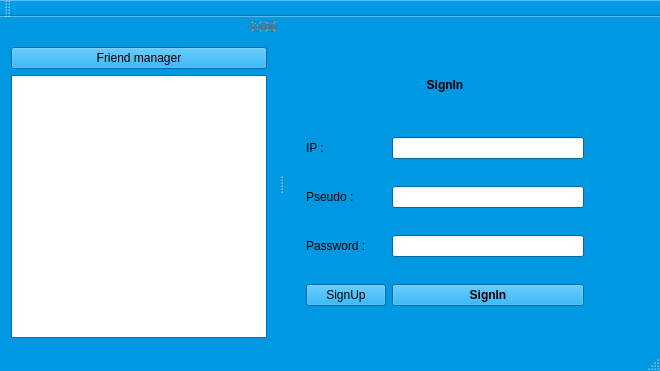
<?xml version="1.0" encoding="UTF-8"?>
<ui version="4.0">
 <class>BabelWindow</class>
 <widget class="QMainWindow" name="BabelWindow">
  <property name="geometry">
   <rect>
    <x>0</x>
    <y>0</y>
    <width>660</width>
    <height>371</height>
   </rect>
  </property>
  <property name="palette">
   <palette>
    <active>
     <colorrole role="WindowText">
      <brush brushstyle="SolidPattern">
       <color alpha="255">
        <red>0</red>
        <green>0</green>
        <blue>0</blue>
       </color>
      </brush>
     </colorrole>
     <colorrole role="Button">
      <brush brushstyle="SolidPattern">
       <color alpha="255">
        <red>0</red>
        <green>151</green>
        <blue>227</blue>
       </color>
      </brush>
     </colorrole>
     <colorrole role="Light">
      <brush brushstyle="SolidPattern">
       <color alpha="255">
        <red>85</red>
        <green>199</green>
        <blue>255</blue>
       </color>
      </brush>
     </colorrole>
     <colorrole role="Midlight">
      <brush brushstyle="SolidPattern">
       <color alpha="255">
        <red>42</red>
        <green>175</green>
        <blue>241</blue>
       </color>
      </brush>
     </colorrole>
     <colorrole role="Dark">
      <brush brushstyle="SolidPattern">
       <color alpha="255">
        <red>0</red>
        <green>75</green>
        <blue>113</blue>
       </color>
      </brush>
     </colorrole>
     <colorrole role="Mid">
      <brush brushstyle="SolidPattern">
       <color alpha="255">
        <red>0</red>
        <green>101</green>
        <blue>151</blue>
       </color>
      </brush>
     </colorrole>
     <colorrole role="Text">
      <brush brushstyle="SolidPattern">
       <color alpha="255">
        <red>0</red>
        <green>0</green>
        <blue>0</blue>
       </color>
      </brush>
     </colorrole>
     <colorrole role="BrightText">
      <brush brushstyle="SolidPattern">
       <color alpha="255">
        <red>255</red>
        <green>255</green>
        <blue>255</blue>
       </color>
      </brush>
     </colorrole>
     <colorrole role="ButtonText">
      <brush brushstyle="SolidPattern">
       <color alpha="255">
        <red>0</red>
        <green>0</green>
        <blue>0</blue>
       </color>
      </brush>
     </colorrole>
     <colorrole role="Base">
      <brush brushstyle="SolidPattern">
       <color alpha="255">
        <red>255</red>
        <green>255</green>
        <blue>255</blue>
       </color>
      </brush>
     </colorrole>
     <colorrole role="Window">
      <brush brushstyle="SolidPattern">
       <color alpha="255">
        <red>0</red>
        <green>151</green>
        <blue>227</blue>
       </color>
      </brush>
     </colorrole>
     <colorrole role="Shadow">
      <brush brushstyle="SolidPattern">
       <color alpha="255">
        <red>0</red>
        <green>0</green>
        <blue>0</blue>
       </color>
      </brush>
     </colorrole>
     <colorrole role="AlternateBase">
      <brush brushstyle="SolidPattern">
       <color alpha="255">
        <red>127</red>
        <green>203</green>
        <blue>241</blue>
       </color>
      </brush>
     </colorrole>
     <colorrole role="ToolTipBase">
      <brush brushstyle="SolidPattern">
       <color alpha="255">
        <red>255</red>
        <green>255</green>
        <blue>220</blue>
       </color>
      </brush>
     </colorrole>
     <colorrole role="ToolTipText">
      <brush brushstyle="SolidPattern">
       <color alpha="255">
        <red>0</red>
        <green>0</green>
        <blue>0</blue>
       </color>
      </brush>
     </colorrole>
    </active>
    <inactive>
     <colorrole role="WindowText">
      <brush brushstyle="SolidPattern">
       <color alpha="255">
        <red>0</red>
        <green>0</green>
        <blue>0</blue>
       </color>
      </brush>
     </colorrole>
     <colorrole role="Button">
      <brush brushstyle="SolidPattern">
       <color alpha="255">
        <red>0</red>
        <green>151</green>
        <blue>227</blue>
       </color>
      </brush>
     </colorrole>
     <colorrole role="Light">
      <brush brushstyle="SolidPattern">
       <color alpha="255">
        <red>85</red>
        <green>199</green>
        <blue>255</blue>
       </color>
      </brush>
     </colorrole>
     <colorrole role="Midlight">
      <brush brushstyle="SolidPattern">
       <color alpha="255">
        <red>42</red>
        <green>175</green>
        <blue>241</blue>
       </color>
      </brush>
     </colorrole>
     <colorrole role="Dark">
      <brush brushstyle="SolidPattern">
       <color alpha="255">
        <red>0</red>
        <green>75</green>
        <blue>113</blue>
       </color>
      </brush>
     </colorrole>
     <colorrole role="Mid">
      <brush brushstyle="SolidPattern">
       <color alpha="255">
        <red>0</red>
        <green>101</green>
        <blue>151</blue>
       </color>
      </brush>
     </colorrole>
     <colorrole role="Text">
      <brush brushstyle="SolidPattern">
       <color alpha="255">
        <red>0</red>
        <green>0</green>
        <blue>0</blue>
       </color>
      </brush>
     </colorrole>
     <colorrole role="BrightText">
      <brush brushstyle="SolidPattern">
       <color alpha="255">
        <red>255</red>
        <green>255</green>
        <blue>255</blue>
       </color>
      </brush>
     </colorrole>
     <colorrole role="ButtonText">
      <brush brushstyle="SolidPattern">
       <color alpha="255">
        <red>0</red>
        <green>0</green>
        <blue>0</blue>
       </color>
      </brush>
     </colorrole>
     <colorrole role="Base">
      <brush brushstyle="SolidPattern">
       <color alpha="255">
        <red>255</red>
        <green>255</green>
        <blue>255</blue>
       </color>
      </brush>
     </colorrole>
     <colorrole role="Window">
      <brush brushstyle="SolidPattern">
       <color alpha="255">
        <red>0</red>
        <green>151</green>
        <blue>227</blue>
       </color>
      </brush>
     </colorrole>
     <colorrole role="Shadow">
      <brush brushstyle="SolidPattern">
       <color alpha="255">
        <red>0</red>
        <green>0</green>
        <blue>0</blue>
       </color>
      </brush>
     </colorrole>
     <colorrole role="AlternateBase">
      <brush brushstyle="SolidPattern">
       <color alpha="255">
        <red>127</red>
        <green>203</green>
        <blue>241</blue>
       </color>
      </brush>
     </colorrole>
     <colorrole role="ToolTipBase">
      <brush brushstyle="SolidPattern">
       <color alpha="255">
        <red>255</red>
        <green>255</green>
        <blue>220</blue>
       </color>
      </brush>
     </colorrole>
     <colorrole role="ToolTipText">
      <brush brushstyle="SolidPattern">
       <color alpha="255">
        <red>0</red>
        <green>0</green>
        <blue>0</blue>
       </color>
      </brush>
     </colorrole>
    </inactive>
    <disabled>
     <colorrole role="WindowText">
      <brush brushstyle="SolidPattern">
       <color alpha="255">
        <red>0</red>
        <green>75</green>
        <blue>113</blue>
       </color>
      </brush>
     </colorrole>
     <colorrole role="Button">
      <brush brushstyle="SolidPattern">
       <color alpha="255">
        <red>0</red>
        <green>151</green>
        <blue>227</blue>
       </color>
      </brush>
     </colorrole>
     <colorrole role="Light">
      <brush brushstyle="SolidPattern">
       <color alpha="255">
        <red>85</red>
        <green>199</green>
        <blue>255</blue>
       </color>
      </brush>
     </colorrole>
     <colorrole role="Midlight">
      <brush brushstyle="SolidPattern">
       <color alpha="255">
        <red>42</red>
        <green>175</green>
        <blue>241</blue>
       </color>
      </brush>
     </colorrole>
     <colorrole role="Dark">
      <brush brushstyle="SolidPattern">
       <color alpha="255">
        <red>0</red>
        <green>75</green>
        <blue>113</blue>
       </color>
      </brush>
     </colorrole>
     <colorrole role="Mid">
      <brush brushstyle="SolidPattern">
       <color alpha="255">
        <red>0</red>
        <green>101</green>
        <blue>151</blue>
       </color>
      </brush>
     </colorrole>
     <colorrole role="Text">
      <brush brushstyle="SolidPattern">
       <color alpha="255">
        <red>0</red>
        <green>75</green>
        <blue>113</blue>
       </color>
      </brush>
     </colorrole>
     <colorrole role="BrightText">
      <brush brushstyle="SolidPattern">
       <color alpha="255">
        <red>255</red>
        <green>255</green>
        <blue>255</blue>
       </color>
      </brush>
     </colorrole>
     <colorrole role="ButtonText">
      <brush brushstyle="SolidPattern">
       <color alpha="255">
        <red>0</red>
        <green>75</green>
        <blue>113</blue>
       </color>
      </brush>
     </colorrole>
     <colorrole role="Base">
      <brush brushstyle="SolidPattern">
       <color alpha="255">
        <red>0</red>
        <green>151</green>
        <blue>227</blue>
       </color>
      </brush>
     </colorrole>
     <colorrole role="Window">
      <brush brushstyle="SolidPattern">
       <color alpha="255">
        <red>0</red>
        <green>151</green>
        <blue>227</blue>
       </color>
      </brush>
     </colorrole>
     <colorrole role="Shadow">
      <brush brushstyle="SolidPattern">
       <color alpha="255">
        <red>0</red>
        <green>0</green>
        <blue>0</blue>
       </color>
      </brush>
     </colorrole>
     <colorrole role="AlternateBase">
      <brush brushstyle="SolidPattern">
       <color alpha="255">
        <red>0</red>
        <green>151</green>
        <blue>227</blue>
       </color>
      </brush>
     </colorrole>
     <colorrole role="ToolTipBase">
      <brush brushstyle="SolidPattern">
       <color alpha="255">
        <red>255</red>
        <green>255</green>
        <blue>220</blue>
       </color>
      </brush>
     </colorrole>
     <colorrole role="ToolTipText">
      <brush brushstyle="SolidPattern">
       <color alpha="255">
        <red>0</red>
        <green>0</green>
        <blue>0</blue>
       </color>
      </brush>
     </colorrole>
    </disabled>
   </palette>
  </property>
  <property name="windowTitle">
   <string>MainWindow</string>
  </property>
  <property name="animated">
   <bool>true</bool>
  </property>
  <widget class="QWidget" name="centralWidget">
   <layout class="QVBoxLayout" name="verticalLayout_7">
    <item>
     <widget class="QStackedWidget" name="stackedWidget">
      <property name="maximumSize">
       <size>
        <width>300</width>
        <height>400</height>
       </size>
      </property>
      <property name="currentIndex">
       <number>0</number>
      </property>
      <widget class="QWidget" name="page">
       <layout class="QGridLayout" name="gridLayout">
        <item row="6" column="0">
         <widget class="QPushButton" name="pushButton_registration">
          <property name="text">
           <string>SignUp</string>
          </property>
         </widget>
        </item>
        <item row="2" column="0">
         <widget class="QLabel" name="label_ip_2">
          <property name="text">
           <string>IP :</string>
          </property>
         </widget>
        </item>
        <item row="4" column="0">
         <widget class="QLabel" name="label_password">
          <property name="text">
           <string>Password :</string>
          </property>
         </widget>
        </item>
        <item row="2" column="1">
         <widget class="QLineEdit" name="lineEdit_ip"/>
        </item>
        <item row="3" column="0">
         <widget class="QLabel" name="label_pseudo">
          <property name="text">
           <string>Pseudo :</string>
          </property>
         </widget>
        </item>
        <item row="3" column="1">
         <widget class="QLineEdit" name="lineEdit_pseudo"/>
        </item>
        <item row="4" column="1">
         <widget class="QLineEdit" name="lineEdit_password"/>
        </item>
        <item row="6" column="1">
         <widget class="QPushButton" name="pushButton_seconnecter">
          <property name="font">
           <font>
            <weight>75</weight>
            <bold>true</bold>
           </font>
          </property>
          <property name="text">
           <string>SignIn</string>
          </property>
         </widget>
        </item>
        <item row="1" column="0" colspan="2">
         <widget class="QLabel" name="label_4">
          <property name="maximumSize">
           <size>
            <width>16777215</width>
            <height>50</height>
           </size>
          </property>
          <property name="font">
           <font>
            <weight>75</weight>
            <bold>true</bold>
           </font>
          </property>
          <property name="text">
           <string>SignIn</string>
          </property>
          <property name="alignment">
           <set>Qt::AlignCenter</set>
          </property>
         </widget>
        </item>
       </layout>
      </widget>
      <widget class="QWidget" name="page_2">
       <layout class="QVBoxLayout" name="verticalLayout_6">
        <item>
         <widget class="QWidget" name="widget_2" native="true">
          <property name="maximumSize">
           <size>
            <width>700</width>
            <height>320</height>
           </size>
          </property>
          <widget class="QTextEdit" name="textEdit_seeMessage">
           <property name="geometry">
            <rect>
             <x>10</x>
             <y>50</y>
             <width>151</width>
             <height>121</height>
            </rect>
           </property>
           <property name="maximumSize">
            <size>
             <width>500</width>
             <height>222</height>
            </size>
           </property>
          </widget>
          <widget class="QLabel" name="label_seePseudo">
           <property name="geometry">
            <rect>
             <x>10</x>
             <y>10</y>
             <width>91</width>
             <height>21</height>
            </rect>
           </property>
           <property name="maximumSize">
            <size>
             <width>100</width>
             <height>100</height>
            </size>
           </property>
           <property name="text">
            <string/>
           </property>
          </widget>
          <widget class="QPushButton" name="pushButton_call">
           <property name="enabled">
            <bool>true</bool>
           </property>
           <property name="geometry">
            <rect>
             <x>110</x>
             <y>10</y>
             <width>75</width>
             <height>23</height>
            </rect>
           </property>
           <property name="maximumSize">
            <size>
             <width>100</width>
             <height>100</height>
            </size>
           </property>
           <property name="text">
            <string>Call</string>
           </property>
          </widget>
          <widget class="QPushButton" name="pushButton_HangUp">
           <property name="geometry">
            <rect>
             <x>190</x>
             <y>10</y>
             <width>75</width>
             <height>23</height>
            </rect>
           </property>
           <property name="maximumSize">
            <size>
             <width>100</width>
             <height>100</height>
            </size>
           </property>
           <property name="text">
            <string>Hang up</string>
           </property>
          </widget>
          <widget class="QTextEdit" name="textEdit_message">
           <property name="enabled">
            <bool>true</bool>
           </property>
           <property name="geometry">
            <rect>
             <x>10</x>
             <y>180</y>
             <width>151</width>
             <height>61</height>
            </rect>
           </property>
           <property name="maximumSize">
            <size>
             <width>500</width>
             <height>16777215</height>
            </size>
           </property>
           <property name="cursor" stdset="0">
            <cursorShape>IBeamCursor</cursorShape>
           </property>
           <property name="acceptDrops">
            <bool>true</bool>
           </property>
          </widget>
          <widget class="QPushButton" name="pushButton_send">
           <property name="geometry">
            <rect>
             <x>180</x>
             <y>200</y>
             <width>71</width>
             <height>23</height>
            </rect>
           </property>
           <property name="maximumSize">
            <size>
             <width>500</width>
             <height>16777215</height>
            </size>
           </property>
           <property name="palette">
            <palette>
             <active>
              <colorrole role="WindowText">
               <brush brushstyle="SolidPattern">
                <color alpha="255">
                 <red>0</red>
                 <green>0</green>
                 <blue>0</blue>
                </color>
               </brush>
              </colorrole>
              <colorrole role="Button">
               <brush brushstyle="SolidPattern">
                <color alpha="255">
                 <red>0</red>
                 <green>0</green>
                 <blue>0</blue>
                </color>
               </brush>
              </colorrole>
              <colorrole role="Light">
               <brush brushstyle="SolidPattern">
                <color alpha="255">
                 <red>0</red>
                 <green>0</green>
                 <blue>0</blue>
                </color>
               </brush>
              </colorrole>
              <colorrole role="Midlight">
               <brush brushstyle="SolidPattern">
                <color alpha="255">
                 <red>0</red>
                 <green>0</green>
                 <blue>0</blue>
                </color>
               </brush>
              </colorrole>
              <colorrole role="Dark">
               <brush brushstyle="SolidPattern">
                <color alpha="255">
                 <red>0</red>
                 <green>0</green>
                 <blue>0</blue>
                </color>
               </brush>
              </colorrole>
              <colorrole role="Mid">
               <brush brushstyle="SolidPattern">
                <color alpha="255">
                 <red>0</red>
                 <green>0</green>
                 <blue>0</blue>
                </color>
               </brush>
              </colorrole>
              <colorrole role="Text">
               <brush brushstyle="SolidPattern">
                <color alpha="255">
                 <red>0</red>
                 <green>0</green>
                 <blue>0</blue>
                </color>
               </brush>
              </colorrole>
              <colorrole role="BrightText">
               <brush brushstyle="SolidPattern">
                <color alpha="255">
                 <red>0</red>
                 <green>0</green>
                 <blue>0</blue>
                </color>
               </brush>
              </colorrole>
              <colorrole role="ButtonText">
               <brush brushstyle="SolidPattern">
                <color alpha="255">
                 <red>0</red>
                 <green>0</green>
                 <blue>0</blue>
                </color>
               </brush>
              </colorrole>
              <colorrole role="Base">
               <brush brushstyle="SolidPattern">
                <color alpha="255">
                 <red>0</red>
                 <green>0</green>
                 <blue>0</blue>
                </color>
               </brush>
              </colorrole>
              <colorrole role="Window">
               <brush brushstyle="SolidPattern">
                <color alpha="255">
                 <red>0</red>
                 <green>0</green>
                 <blue>0</blue>
                </color>
               </brush>
              </colorrole>
              <colorrole role="Shadow">
               <brush brushstyle="SolidPattern">
                <color alpha="255">
                 <red>0</red>
                 <green>0</green>
                 <blue>0</blue>
                </color>
               </brush>
              </colorrole>
              <colorrole role="Highlight">
               <brush brushstyle="SolidPattern">
                <color alpha="255">
                 <red>0</red>
                 <green>0</green>
                 <blue>0</blue>
                </color>
               </brush>
              </colorrole>
              <colorrole role="HighlightedText">
               <brush brushstyle="SolidPattern">
                <color alpha="255">
                 <red>0</red>
                 <green>0</green>
                 <blue>0</blue>
                </color>
               </brush>
              </colorrole>
              <colorrole role="Link">
               <brush brushstyle="SolidPattern">
                <color alpha="255">
                 <red>0</red>
                 <green>0</green>
                 <blue>0</blue>
                </color>
               </brush>
              </colorrole>
              <colorrole role="LinkVisited">
               <brush brushstyle="SolidPattern">
                <color alpha="255">
                 <red>0</red>
                 <green>0</green>
                 <blue>0</blue>
                </color>
               </brush>
              </colorrole>
              <colorrole role="AlternateBase">
               <brush brushstyle="SolidPattern">
                <color alpha="255">
                 <red>0</red>
                 <green>0</green>
                 <blue>0</blue>
                </color>
               </brush>
              </colorrole>
              <colorrole role="ToolTipBase">
               <brush brushstyle="SolidPattern">
                <color alpha="255">
                 <red>0</red>
                 <green>0</green>
                 <blue>0</blue>
                </color>
               </brush>
              </colorrole>
              <colorrole role="ToolTipText">
               <brush brushstyle="SolidPattern">
                <color alpha="255">
                 <red>0</red>
                 <green>0</green>
                 <blue>0</blue>
                </color>
               </brush>
              </colorrole>
             </active>
             <inactive>
              <colorrole role="WindowText">
               <brush brushstyle="SolidPattern">
                <color alpha="255">
                 <red>0</red>
                 <green>0</green>
                 <blue>0</blue>
                </color>
               </brush>
              </colorrole>
              <colorrole role="Button">
               <brush brushstyle="SolidPattern">
                <color alpha="255">
                 <red>0</red>
                 <green>0</green>
                 <blue>0</blue>
                </color>
               </brush>
              </colorrole>
              <colorrole role="Light">
               <brush brushstyle="SolidPattern">
                <color alpha="255">
                 <red>0</red>
                 <green>0</green>
                 <blue>0</blue>
                </color>
               </brush>
              </colorrole>
              <colorrole role="Midlight">
               <brush brushstyle="SolidPattern">
                <color alpha="255">
                 <red>0</red>
                 <green>0</green>
                 <blue>0</blue>
                </color>
               </brush>
              </colorrole>
              <colorrole role="Dark">
               <brush brushstyle="SolidPattern">
                <color alpha="255">
                 <red>0</red>
                 <green>0</green>
                 <blue>0</blue>
                </color>
               </brush>
              </colorrole>
              <colorrole role="Mid">
               <brush brushstyle="SolidPattern">
                <color alpha="255">
                 <red>0</red>
                 <green>0</green>
                 <blue>0</blue>
                </color>
               </brush>
              </colorrole>
              <colorrole role="Text">
               <brush brushstyle="SolidPattern">
                <color alpha="255">
                 <red>255</red>
                 <green>255</green>
                 <blue>255</blue>
                </color>
               </brush>
              </colorrole>
              <colorrole role="BrightText">
               <brush brushstyle="SolidPattern">
                <color alpha="255">
                 <red>255</red>
                 <green>255</green>
                 <blue>255</blue>
                </color>
               </brush>
              </colorrole>
              <colorrole role="ButtonText">
               <brush brushstyle="SolidPattern">
                <color alpha="255">
                 <red>255</red>
                 <green>255</green>
                 <blue>255</blue>
                </color>
               </brush>
              </colorrole>
              <colorrole role="Base">
               <brush brushstyle="SolidPattern">
                <color alpha="255">
                 <red>0</red>
                 <green>0</green>
                 <blue>0</blue>
                </color>
               </brush>
              </colorrole>
              <colorrole role="Window">
               <brush brushstyle="SolidPattern">
                <color alpha="255">
                 <red>0</red>
                 <green>0</green>
                 <blue>0</blue>
                </color>
               </brush>
              </colorrole>
              <colorrole role="Shadow">
               <brush brushstyle="SolidPattern">
                <color alpha="255">
                 <red>0</red>
                 <green>0</green>
                 <blue>0</blue>
                </color>
               </brush>
              </colorrole>
              <colorrole role="Highlight">
               <brush brushstyle="SolidPattern">
                <color alpha="255">
                 <red>0</red>
                 <green>0</green>
                 <blue>0</blue>
                </color>
               </brush>
              </colorrole>
              <colorrole role="HighlightedText">
               <brush brushstyle="SolidPattern">
                <color alpha="255">
                 <red>0</red>
                 <green>0</green>
                 <blue>0</blue>
                </color>
               </brush>
              </colorrole>
              <colorrole role="Link">
               <brush brushstyle="SolidPattern">
                <color alpha="255">
                 <red>0</red>
                 <green>0</green>
                 <blue>0</blue>
                </color>
               </brush>
              </colorrole>
              <colorrole role="LinkVisited">
               <brush brushstyle="SolidPattern">
                <color alpha="255">
                 <red>0</red>
                 <green>0</green>
                 <blue>0</blue>
                </color>
               </brush>
              </colorrole>
              <colorrole role="AlternateBase">
               <brush brushstyle="SolidPattern">
                <color alpha="255">
                 <red>0</red>
                 <green>0</green>
                 <blue>0</blue>
                </color>
               </brush>
              </colorrole>
              <colorrole role="ToolTipBase">
               <brush brushstyle="SolidPattern">
                <color alpha="255">
                 <red>0</red>
                 <green>0</green>
                 <blue>0</blue>
                </color>
               </brush>
              </colorrole>
              <colorrole role="ToolTipText">
               <brush brushstyle="SolidPattern">
                <color alpha="255">
                 <red>0</red>
                 <green>0</green>
                 <blue>0</blue>
                </color>
               </brush>
              </colorrole>
             </inactive>
             <disabled>
              <colorrole role="WindowText">
               <brush brushstyle="SolidPattern">
                <color alpha="255">
                 <red>0</red>
                 <green>0</green>
                 <blue>0</blue>
                </color>
               </brush>
              </colorrole>
              <colorrole role="Button">
               <brush brushstyle="SolidPattern">
                <color alpha="255">
                 <red>0</red>
                 <green>0</green>
                 <blue>0</blue>
                </color>
               </brush>
              </colorrole>
              <colorrole role="Light">
               <brush brushstyle="SolidPattern">
                <color alpha="255">
                 <red>0</red>
                 <green>0</green>
                 <blue>0</blue>
                </color>
               </brush>
              </colorrole>
              <colorrole role="Midlight">
               <brush brushstyle="SolidPattern">
                <color alpha="255">
                 <red>0</red>
                 <green>0</green>
                 <blue>0</blue>
                </color>
               </brush>
              </colorrole>
              <colorrole role="Dark">
               <brush brushstyle="SolidPattern">
                <color alpha="255">
                 <red>0</red>
                 <green>0</green>
                 <blue>0</blue>
                </color>
               </brush>
              </colorrole>
              <colorrole role="Mid">
               <brush brushstyle="SolidPattern">
                <color alpha="255">
                 <red>0</red>
                 <green>0</green>
                 <blue>0</blue>
                </color>
               </brush>
              </colorrole>
              <colorrole role="Text">
               <brush brushstyle="SolidPattern">
                <color alpha="255">
                 <red>0</red>
                 <green>0</green>
                 <blue>0</blue>
                </color>
               </brush>
              </colorrole>
              <colorrole role="BrightText">
               <brush brushstyle="SolidPattern">
                <color alpha="255">
                 <red>255</red>
                 <green>255</green>
                 <blue>255</blue>
                </color>
               </brush>
              </colorrole>
              <colorrole role="ButtonText">
               <brush brushstyle="SolidPattern">
                <color alpha="255">
                 <red>0</red>
                 <green>0</green>
                 <blue>0</blue>
                </color>
               </brush>
              </colorrole>
              <colorrole role="Base">
               <brush brushstyle="SolidPattern">
                <color alpha="255">
                 <red>0</red>
                 <green>0</green>
                 <blue>0</blue>
                </color>
               </brush>
              </colorrole>
              <colorrole role="Window">
               <brush brushstyle="SolidPattern">
                <color alpha="255">
                 <red>0</red>
                 <green>0</green>
                 <blue>0</blue>
                </color>
               </brush>
              </colorrole>
              <colorrole role="Shadow">
               <brush brushstyle="SolidPattern">
                <color alpha="255">
                 <red>0</red>
                 <green>0</green>
                 <blue>0</blue>
                </color>
               </brush>
              </colorrole>
              <colorrole role="Highlight">
               <brush brushstyle="SolidPattern">
                <color alpha="255">
                 <red>51</red>
                 <green>153</green>
                 <blue>255</blue>
                </color>
               </brush>
              </colorrole>
              <colorrole role="HighlightedText">
               <brush brushstyle="SolidPattern">
                <color alpha="255">
                 <red>0</red>
                 <green>0</green>
                 <blue>0</blue>
                </color>
               </brush>
              </colorrole>
              <colorrole role="Link">
               <brush brushstyle="SolidPattern">
                <color alpha="255">
                 <red>0</red>
                 <green>0</green>
                 <blue>0</blue>
                </color>
               </brush>
              </colorrole>
              <colorrole role="LinkVisited">
               <brush brushstyle="SolidPattern">
                <color alpha="255">
                 <red>0</red>
                 <green>0</green>
                 <blue>0</blue>
                </color>
               </brush>
              </colorrole>
              <colorrole role="AlternateBase">
               <brush brushstyle="SolidPattern">
                <color alpha="255">
                 <red>0</red>
                 <green>0</green>
                 <blue>0</blue>
                </color>
               </brush>
              </colorrole>
              <colorrole role="ToolTipBase">
               <brush brushstyle="SolidPattern">
                <color alpha="255">
                 <red>0</red>
                 <green>0</green>
                 <blue>0</blue>
                </color>
               </brush>
              </colorrole>
              <colorrole role="ToolTipText">
               <brush brushstyle="SolidPattern">
                <color alpha="255">
                 <red>0</red>
                 <green>0</green>
                 <blue>0</blue>
                </color>
               </brush>
              </colorrole>
             </disabled>
            </palette>
           </property>
           <property name="text">
            <string>Send</string>
           </property>
          </widget>
          <widget class="QPushButton" name="pushButton_addToConf">
           <property name="geometry">
            <rect>
             <x>180</x>
             <y>100</y>
             <width>81</width>
             <height>21</height>
            </rect>
           </property>
           <property name="text">
            <string>Add a friend</string>
           </property>
          </widget>
         </widget>
        </item>
       </layout>
      </widget>
      <widget class="QWidget" name="page_3">
       <layout class="QGridLayout" name="gridLayout_2">
        <item row="9" column="0">
         <widget class="QPushButton" name="btn_swap_signin">
          <property name="text">
           <string>SignIn</string>
          </property>
         </widget>
        </item>
        <item row="1" column="0" colspan="3">
         <widget class="QLabel" name="label_5">
          <property name="maximumSize">
           <size>
            <width>16777215</width>
            <height>50</height>
           </size>
          </property>
          <property name="font">
           <font>
            <weight>75</weight>
            <bold>true</bold>
           </font>
          </property>
          <property name="text">
           <string>SignUp</string>
          </property>
          <property name="alignment">
           <set>Qt::AlignCenter</set>
          </property>
         </widget>
        </item>
        <item row="5" column="0">
         <widget class="QLabel" name="label_3">
          <property name="text">
           <string>Confirm password :</string>
          </property>
         </widget>
        </item>
        <item row="9" column="1" colspan="2">
         <widget class="QPushButton" name="pushButton_register">
          <property name="font">
           <font>
            <weight>75</weight>
            <bold>true</bold>
           </font>
          </property>
          <property name="text">
           <string>SignUp</string>
          </property>
         </widget>
        </item>
        <item row="5" column="2">
         <widget class="QLineEdit" name="lineEdit_passwordconfirmregister"/>
        </item>
        <item row="3" column="0" colspan="2">
         <widget class="QLabel" name="label">
          <property name="text">
           <string>Pseudo : </string>
          </property>
         </widget>
        </item>
        <item row="4" column="0">
         <widget class="QLabel" name="label_2">
          <property name="text">
           <string>Password :</string>
          </property>
         </widget>
        </item>
        <item row="3" column="2">
         <widget class="QLineEdit" name="lineEdit_pseudoregister"/>
        </item>
        <item row="4" column="2">
         <widget class="QLineEdit" name="lineEdit_passwordregister"/>
        </item>
        <item row="2" column="0">
         <widget class="QLabel" name="label_6">
          <property name="text">
           <string>Server ip :</string>
          </property>
         </widget>
        </item>
        <item row="2" column="2">
         <widget class="QLineEdit" name="txt_signUpIp"/>
        </item>
       </layout>
      </widget>
      <widget class="QWidget" name="page_4">
       <widget class="QWidget" name="formLayoutWidget">
        <property name="geometry">
         <rect>
          <x>30</x>
          <y>20</y>
          <width>221</width>
          <height>361</height>
         </rect>
        </property>
        <layout class="QFormLayout" name="formLayout">
         <item row="0" column="0">
          <layout class="QHBoxLayout" name="horizontalLayout_2">
           <item>
            <widget class="QLineEdit" name="lineEdit_addThisFriend"/>
           </item>
           <item>
            <widget class="QPushButton" name="pushButton_addThisFriend">
             <property name="text">
              <string>Add this friend</string>
             </property>
            </widget>
           </item>
          </layout>
         </item>
         <item row="1" column="0">
          <layout class="QHBoxLayout" name="horizontalLayout_3">
           <item>
            <widget class="QLineEdit" name="lineEdit_removeThisFriend"/>
           </item>
           <item>
            <widget class="QPushButton" name="pushButton_removeThisFriend">
             <property name="text">
              <string>Remove this friend</string>
             </property>
            </widget>
           </item>
          </layout>
         </item>
         <item row="2" column="0">
          <layout class="QHBoxLayout" name="horizontalLayout_4">
           <item>
            <widget class="QPushButton" name="pushButton_back">
             <property name="text">
              <string>Back</string>
             </property>
            </widget>
           </item>
          </layout>
         </item>
        </layout>
       </widget>
      </widget>
     </widget>
    </item>
   </layout>
  </widget>
  <widget class="QMenuBar" name="menuBar">
   <property name="geometry">
    <rect>
     <x>0</x>
     <y>0</y>
     <width>660</width>
     <height>26</height>
    </rect>
   </property>
  </widget>
  <widget class="QStatusBar" name="statusBar"/>
  <widget class="QDockWidget" name="dockWidget">
   <attribute name="dockWidgetArea">
    <number>1</number>
   </attribute>
   <widget class="QWidget" name="dockWidgetContents_3">
    <layout class="QVBoxLayout" name="verticalLayout_3">
     <item>
      <layout class="QHBoxLayout" name="horizontalLayout">
       <item>
        <widget class="QPushButton" name="pushButton_manageFriend">
         <property name="text">
          <string>Friend manager</string>
         </property>
        </widget>
       </item>
      </layout>
     </item>
     <item>
      <widget class="QListWidget" name="listConnected">
       <property name="maximumSize">
        <size>
         <width>500</width>
         <height>450</height>
        </size>
       </property>
      </widget>
     </item>
    </layout>
   </widget>
  </widget>
  <widget class="QToolBar" name="toolBar">
   <property name="windowTitle">
    <string>toolBar</string>
   </property>
   <attribute name="toolBarArea">
    <enum>TopToolBarArea</enum>
   </attribute>
   <attribute name="toolBarBreak">
    <bool>false</bool>
   </attribute>
  </widget>
 </widget>
 <layoutdefault spacing="6" margin="11"/>
 <resources/>
 <connections/>
</ui>
